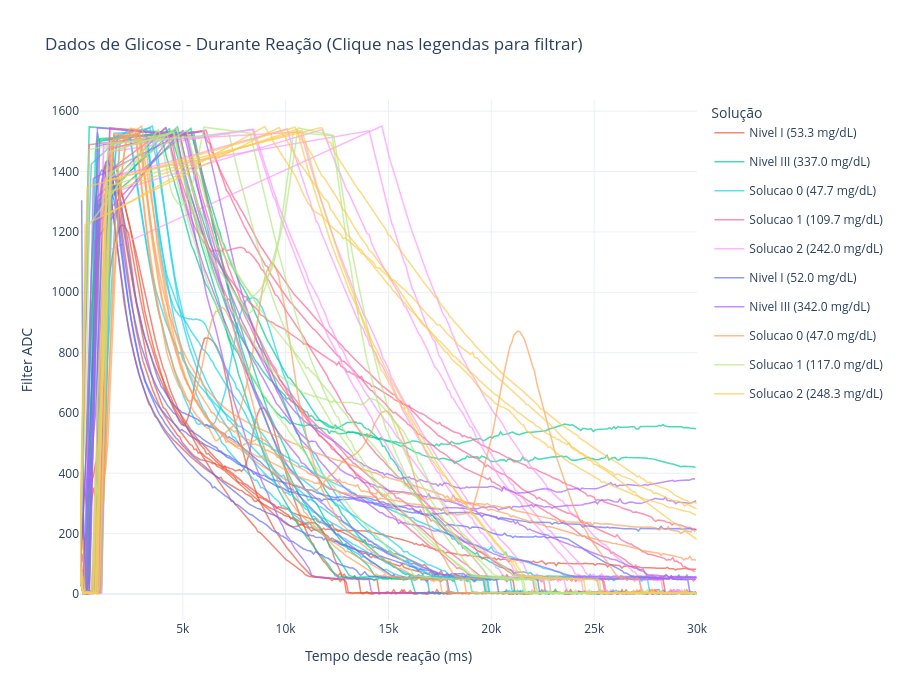

The notebook cell saved with this chart:
### Markdown cell above
#### 9.1. Todas as Soluções

### Code cell
# Filtrar apenas dados durante a reação (time_since_reaction_ms > 0)
df_reacao = df_limpo[df_limpo['time_since_reaction_ms'] > 0].copy()

print(f"Dados originais: {len(df_limpo):,} registros")
print(f"Dados durante reação: {len(df_reacao):,} registros")

# Criar gráfico interativo com cada arquivo sendo uma linha
fig = go.Figure()

# Cores por solução
cores = px.colors.qualitative.Plotly
solucoes_unicas = df_reacao.groupby(['solucao', 'glicose_real_mg_dL']).size().reset_index()[['solucao', 'glicose_real_mg_dL']]
color_map = {}
for idx, row in solucoes_unicas.iterrows():
    color_map[(row['solucao'], row['glicose_real_mg_dL'])] = cores[idx % len(cores)]

# Plotar cada arquivo como uma linha separada
for (lote, solucao, arquivo, glicose), group in df_reacao.groupby(['lote', 'solucao', 'arquivo', 'glicose_real_mg_dL']):
    group_sorted = group.sort_values('time_since_reaction_ms')
    group_sample = group_sorted[::20]  # Amostragem

    cor = color_map.get((solucao, glicose), cores[0])
    nome_legenda = f'{solucao} ({glicose:.1f} mg/dL)'

    fig.add_trace(go.Scatter(
        x=group_sample['time_since_reaction_ms'],
        y=group_sample['filter_adc'],
        mode='lines',
        name=nome_legenda,
        line=dict(color=cor, width=1.5),
        opacity=0.7,
        legendgroup=nome_legenda,
        showlegend=(arquivo == df_reacao[(df_reacao['solucao']==solucao) & (df_reacao['glicose_real_mg_dL']==glicose)]['arquivo'].iloc[0]),
        hovertemplate=f'<b>{solucao}</b> ({glicose:.1f} mg/dL)<br>' +
                      f'Lote: {lote}<br>' +
                      f'Arquivo: {arquivo}<br>' +
                      'Tempo: %{x} ms<br>' +
                      'Filter ADC: %{y}<br>' +
                      '<extra></extra>'
    ))

fig.update_layout(
    title='Dados de Glicose - Durante Reação (Clique nas legendas para filtrar)',
    xaxis_title='Tempo desde reação (ms)',
    yaxis_title='Filter ADC',
    height=700,
    hovermode='closest',
    template='plotly_white',
    legend=dict(
        title="Solução",
        x=1.02,
        xanchor="left",
        y=1,
        yanchor="top",
        orientation="v"
    )
)

fig.show()

### Figure 1 — Plotly figure (JSON) as saved in the notebook; plotly's stock layout.template omitted (floating-point values rounded to 4 significant figures; data arrays with more than 128 entries replaced by an {"elided": "..."} marker saying what was removed)
{"data": [{"hovertemplate": "<b>Nivel I</b> (53.3 mg/dL)<br>Lote: Lote 062506<br>Arquivo: serial_log_25-10-01-14-19-23.csv<br>Tempo: %{x} ms<br>Filter ADC: %{y}<br><extra></extra>", "legendgroup": "Nivel I (53.3 mg/dL)", "line": {"color": "#EF553B", "width": 1.5}, "mode": "lines", "name": "Nivel I (53.3 mg/dL)", "opacity": 0.7, "showlegend": true, "type": "scatter", "x": {"elided": "300 int values"}, "y": {"elided": "300 int values"}}, {"hovertemplate": "<b>Nivel I</b> (53.3 mg/dL)<br>Lote: Lote 062506<br>Arquivo: serial_log_25-10-01-14-20-15.csv<br>Tempo: %{x} ms<br>Filter ADC: %{y}<br><extra></extra>", "legendgroup": "Nivel I (53.3 mg/dL)", "line": {"color": "#EF553B", "width": 1.5}, "mode": "lines", "name": "Nivel I (53.3 mg/dL)", "opacity": 0.7, "showlegend": false, "type": "scatter", "x": {"elided": "300 int values"}, "y": {"elided": "300 int values"}}, {"hovertemplate": "<b>Nivel I</b> (53.3 mg/dL)<br>Lote: Lote 062506<br>Arquivo: serial_log_25-10-01-14-21-09.csv<br>Tempo: %{x} ms<br>Filter ADC: %{y}<br><extra></extra>", "legendgroup": "Nivel I (53.3 mg/dL)", "line": {"color": "#EF553B", "width": 1.5}, "mode": "lines", "name": "Nivel I (53.3 mg/dL)", "opacity": 0.7, "showlegend": false, "type": "scatter", "x": {"elided": "300 int values"}, "y": {"elided": "300 int values"}}, {"hovertemplate": "<b>Nivel I</b> (53.3 mg/dL)<br>Lote: Lote 062506<br>Arquivo: serial_log_25-10-01-14-22-00.csv<br>Tempo: %{x} ms<br>Filter ADC: %{y}<br><extra></extra>", "legendgroup": "Nivel I (53.3 mg/dL)", "line": {"color": "#EF553B", "width": 1.5}, "mode": "lines", "name": "Nivel I (53.3 mg/dL)", "opacity": 0.7, "showlegend": false, "type": "scatter", "x": {"elided": "300 int values"}, "y": {"elided": "300 int values"}}, {"hovertemplate": "<b>Nivel I</b> (53.3 mg/dL)<br>Lote: Lote 062506<br>Arquivo: serial_log_25-10-01-14-23-28.csv<br>Tempo: %{x} ms<br>Filter ADC: %{y}<br><extra></extra>", "legendgroup": "Nivel I (53.3 mg/dL)", "line": {"color": "#EF553B", "width": 1.5}, "mode": "lines", "name": "Nivel I (53.3 mg/dL)", "opacity": 0.7, "showlegend": false, "type": "scatter", "x": {"elided": "300 int values"}, "y": {"elided": "300 int values"}}, {"hovertemplate": "<b>Nivel I</b> (53.3 mg/dL)<br>Lote: Lote 062506<br>Arquivo: serial_log_25-10-01-14-24-33.csv<br>Tempo: %{x} ms<br>Filter ADC: %{y}<br><extra></extra>", "legendgroup": "Nivel I (53.3 mg/dL)", "line": {"color": "#EF553B", "width": 1.5}, "mode": "lines", "name": "Nivel I (53.3 mg/dL)", "opacity": 0.7, "showlegend": false, "type": "scatter", "x": {"elided": "300 int values"}, "y": {"elided": "300 int values"}}, {"hovertemplate": "<b>Nivel I</b> (53.3 mg/dL)<br>Lote: Lote 062506<br>Arquivo: serial_log_25-10-01-14-25-30.csv<br>Tempo: %{x} ms<br>Filter ADC: %{y}<br><extra></extra>", "legendgroup": "Nivel I (53.3 mg/dL)", "line": {"color": "#EF553B", "width": 1.5}, "mode": "lines", "name": "Nivel I (53.3 mg/dL)", "opacity": 0.7, "showlegend": false, "type": "scatter", "x": {"elided": "300 int values"}, "y": {"elided": "300 int values"}}, {"hovertemplate": "<b>Nivel III</b> (337.0 mg/dL)<br>Lote: Lote 062506<br>Arquivo: serial_log_25-10-01-14-28-04.csv<br>Tempo: %{x} ms<br>Filter ADC: %{y}<br><extra></extra>", "legendgroup": "Nivel III (337.0 mg/dL)", "line": {"color": "#00CC96", "width": 1.5}, "mode": "lines", "name": "Nivel III (337.0 mg/dL)", "opacity": 0.7, "showlegend": true, "type": "scatter", "x": {"elided": "265 int values"}, "y": {"elided": "265 int values"}}, {"hovertemplate": "<b>Nivel III</b> (337.0 mg/dL)<br>Lote: Lote 062506<br>Arquivo: serial_log_25-10-01-14-29-10.csv<br>Tempo: %{x} ms<br>Filter ADC: %{y}<br><extra></extra>", "legendgroup": "Nivel III (337.0 mg/dL)", "line": {"color": "#00CC96", "width": 1.5}, "mode": "lines", "name": "Nivel III (337.0 mg/dL)", "opacity": 0.7, "showlegend": false, "type": "scatter", "x": {"elided": "251 int values"}, "y": {"elided": "251 int values"}}, {"hovertemplate": "<b>Nivel III</b> (337.0 mg/dL)<br>Lote: Lote 062506<br>Arquivo: serial_log_25-10-01-14-30-00.csv<br>Tempo: %{x} ms<br>Filter ADC: %{y}<br><extra></extra>", "legendgroup": "Nivel III (337.0 mg/dL)", "line": {"color": "#00CC96", "width": 1.5}, "mode": "lines", "name": "Nivel III (337.0 mg/dL)", "opacity": 0.7, "showlegend": false, "type": "scatter", "x": {"elided": "255 int values"}, "y": {"elided": "255 int values"}}, {"hovertemplate": "<b>Nivel III</b> (337.0 mg/dL)<br>Lote: Lote 062506<br>Arquivo: serial_log_25-10-01-14-30-52.csv<br>Tempo: %{x} ms<br>Filter ADC: %{y}<br><extra></extra>", "legendgroup": "Nivel III (337.0 mg/dL)", "line": {"color": "#00CC96", "width": 1.5}, "mode": "lines", "name": "Nivel III (337.0 mg/dL)", "opacity": 0.7, "showlegend": false, "type": "scatter", "x": {"elided": "262 int values"}, "y": {"elided": "262 int values"}}, {"hovertemplate": "<b>Nivel III</b> (337.0 mg/dL)<br>Lote: Lote 062506<br>Arquivo: serial_log_25-10-01-14-31-48.csv<br>Tempo: %{x} ms<br>Filter ADC: %{y}<br><extra></extra>", "legendgroup": "Nivel III (337.0 mg/dL)", "line": {"color": "#00CC96", "width": 1.5}, "mode": "lines", "name": "Nivel III (337.0 mg/dL)", "opacity": 0.7, "showlegend": false, "type": "scatter", "x": {"elided": "270 int values"}, "y": {"elided": "270 int values"}}, {"hovertemplate": "<b>Nivel III</b> (337.0 mg/dL)<br>Lote: Lote 062506<br>Arquivo: serial_log_25-10-01-14-32-37.csv<br>Tempo: %{x} ms<br>Filter ADC: %{y}<br><extra></extra>", "legendgroup": "Nivel III (337.0 mg/dL)", "line": {"color": "#00CC96", "width": 1.5}, "mode": "lines", "name": "Nivel III (337.0 mg/dL)", "opacity": 0.7, "showlegend": false, "type": "scatter", "x": {"elided": "257 int values"}, "y": {"elided": "257 int values"}}, {"hovertemplate": "<b>Nivel III</b> (337.0 mg/dL)<br>Lote: Lote 062506<br>Arquivo: serial_log_25-10-01-14-33-34.csv<br>Tempo: %{x} ms<br>Filter ADC: %{y}<br><extra></extra>", "legendgroup": "Nivel III (337.0 mg/dL)", "line": {"color": "#00CC96", "width": 1.5}, "mode": "lines", "name": "Nivel III (337.0 mg/dL)", "opacity": 0.7, "showlegend": false, "type": "scatter", "x": {"elided": "266 int values"}, "y": {"elided": "266 int values"}}, {"hovertemplate": "<b>Solucao 0</b> (47.7 mg/dL)<br>Lote: Lote 062506<br>Arquivo: serial_log_25-10-01-14-35-38.csv<br>Tempo: %{x} ms<br>Filter ADC: %{y}<br><extra></extra>", "legendgroup": "Solucao 0 (47.7 mg/dL)", "line": {"color": "#19D3F3", "width": 1.5}, "mode": "lines", "name": "Solucao 0 (47.7 mg/dL)", "opacity": 0.7, "showlegend": true, "type": "scatter", "x": {"elided": "285 int values"}, "y": {"elided": "285 int values"}}, {"hovertemplate": "<b>Solucao 0</b> (47.7 mg/dL)<br>Lote: Lote 062506<br>Arquivo: serial_log_25-10-01-14-36-37.csv<br>Tempo: %{x} ms<br>Filter ADC: %{y}<br><extra></extra>", "legendgroup": "Solucao 0 (47.7 mg/dL)", "line": {"color": "#19D3F3", "width": 1.5}, "mode": "lines", "name": "Solucao 0 (47.7 mg/dL)", "opacity": 0.7, "showlegend": false, "type": "scatter", "x": {"elided": "285 int values"}, "y": {"elided": "285 int values"}}, {"hovertemplate": "<b>Solucao 0</b> (47.7 mg/dL)<br>Lote: Lote 062506<br>Arquivo: serial_log_25-10-01-14-37-29.csv<br>Tempo: %{x} ms<br>Filter ADC: %{y}<br><extra></extra>", "legendgroup": "Solucao 0 (47.7 mg/dL)", "line": {"color": "#19D3F3", "width": 1.5}, "mode": "lines", "name": "Solucao 0 (47.7 mg/dL)", "opacity": 0.7, "showlegend": false, "type": "scatter", "x": {"elided": "294 int values"}, "y": {"elided": "294 int values"}}, {"hovertemplate": "<b>Solucao 0</b> (47.7 mg/dL)<br>Lote: Lote 062506<br>Arquivo: serial_log_25-10-01-14-38-20.csv<br>Tempo: %{x} ms<br>Filter ADC: %{y}<br><extra></extra>", "legendgroup": "Solucao 0 (47.7 mg/dL)", "line": {"color": "#19D3F3", "width": 1.5}, "mode": "lines", "name": "Solucao 0 (47.7 mg/dL)", "opacity": 0.7, "showlegend": false, "type": "scatter", "x": {"elided": "283 int values"}, "y": {"elided": "283 int values"}}, {"hovertemplate": "<b>Solucao 0</b> (47.7 mg/dL)<br>Lote: Lote 062506<br>Arquivo: serial_log_25-10-01-14-39-14.csv<br>Tempo: %{x} ms<br>Filter ADC: %{y}<br><extra></extra>", "legendgroup": "Solucao 0 (47.7 mg/dL)", "line": {"color": "#19D3F3", "width": 1.5}, "mode": "lines", "name": "Solucao 0 (47.7 mg/dL)", "opacity": 0.7, "showlegend": false, "type": "scatter", "x": {"elided": "285 int values"}, "y": {"elided": "285 int values"}}, {"hovertemplate": "<b>Solucao 0</b> (47.7 mg/dL)<br>Lote: Lote 062506<br>Arquivo: serial_log_25-10-01-14-40-07.csv<br>Tempo: %{x} ms<br>Filter ADC: %{y}<br><extra></extra>", "legendgroup": "Solucao 0 (47.7 mg/dL)", "line": {"color": "#19D3F3", "width": 1.5}, "mode": "lines", "name": "Solucao 0 (47.7 mg/dL)", "opacity": 0.7, "showlegend": false, "type": "scatter", "x": {"elided": "283 int values"}, "y": {"elided": "283 int values"}}, {"hovertemplate": "<b>Solucao 0</b> (47.7 mg/dL)<br>Lote: Lote 062506<br>Arquivo: serial_log_25-10-01-14-41-03.csv<br>Tempo: %{x} ms<br>Filter ADC: %{y}<br><extra></extra>", "legendgroup": "Solucao 0 (47.7 mg/dL)", "line": {"color": "#19D3F3", "width": 1.5}, "mode": "lines", "name": "Solucao 0 (47.7 mg/dL)", "opacity": 0.7, "showlegend": false, "type": "scatter", "x": {"elided": "289 int values"}, "y": {"elided": "289 int values"}}, {"hovertemplate": "<b>Solucao 1</b> (109.7 mg/dL)<br>Lote: Lote 062506<br>Arquivo: serial_log_25-10-01-14-42-44.csv<br>Tempo: %{x} ms<br>Filter ADC: %{y}<br><extra></extra>", "legendgroup": "Solucao 1 (109.7 mg/dL)", "line": {"color": "#FF6692", "width": 1.5}, "mode": "lines", "name": "Solucao 1 (109.7 mg/dL)", "opacity": 0.7, "showlegend": true, "type": "scatter", "x": {"elided": "245 int values"}, "y": {"elided": "245 int values"}}, {"hovertemplate": "<b>Solucao 1</b> (109.7 mg/dL)<br>Lote: Lote 062506<br>Arquivo: serial_log_25-10-01-14-43-38.csv<br>Tempo: %{x} ms<br>Filter ADC: %{y}<br><extra></extra>", "legendgroup": "Solucao 1 (109.7 mg/dL)", "line": {"color": "#FF6692", "width": 1.5}, "mode": "lines", "name": "Solucao 1 (109.7 mg/dL)", "opacity": 0.7, "showlegend": false, "type": "scatter", "x": {"elided": "274 int values"}, "y": {"elided": "274 int values"}}, {"hovertemplate": "<b>Solucao 1</b> (109.7 mg/dL)<br>Lote: Lote 062506<br>Arquivo: serial_log_25-10-01-14-44-34.csv<br>Tempo: %{x} ms<br>Filter ADC: %{y}<br><extra></extra>", "legendgroup": "Solucao 1 (109.7 mg/dL)", "line": {"color": "#FF6692", "width": 1.5}, "mode": "lines", "name": "Solucao 1 (109.7 mg/dL)", "opacity": 0.7, "showlegend": false, "type": "scatter", "x": {"elided": "254 int values"}, "y": {"elided": "254 int values"}}, {"hovertemplate": "<b>Solucao 1</b> (109.7 mg/dL)<br>Lote: Lote 062506<br>Arquivo: serial_log_25-10-01-14-45-28.csv<br>Tempo: %{x} ms<br>Filter ADC: %{y}<br><extra></extra>", "legendgroup": "Solucao 1 (109.7 mg/dL)", "line": {"color": "#FF6692", "width": 1.5}, "mode": "lines", "name": "Solucao 1 (109.7 mg/dL)", "opacity": 0.7, "showlegend": false, "type": "scatter", "x": {"elided": "269 int values"}, "y": {"elided": "269 int values"}}, {"hovertemplate": "<b>Solucao 1</b> (109.7 mg/dL)<br>Lote: Lote 062506<br>Arquivo: serial_log_25-10-01-14-46-23.csv<br>Tempo: %{x} ms<br>Filter ADC: %{y}<br><extra></extra>", "legendgroup": "Solucao 1 (109.7 mg/dL)", "line": {"color": "#FF6692", "width": 1.5}, "mode": "lines", "name": "Solucao 1 (109.7 mg/dL)", "opacity": 0.7, "showlegend": false, "type": "scatter", "x": {"elided": "272 int values"}, "y": {"elided": "272 int values"}}, {"hovertemplate": "<b>Solucao 1</b> (109.7 mg/dL)<br>Lote: Lote 062506<br>Arquivo: serial_log_25-10-01-14-47-18.csv<br>Tempo: %{x} ms<br>Filter ADC: %{y}<br><extra></extra>", "legendgroup": "Solucao 1 (109.7 mg/dL)", "line": {"color": "#FF6692", "width": 1.5}, "mode": "lines", "name": "Solucao 1 (109.7 mg/dL)", "opacity": 0.7, "showlegend": false, "type": "scatter", "x": {"elided": "263 int values"}, "y": {"elided": "263 int values"}}, {"hovertemplate": "<b>Solucao 1</b> (109.7 mg/dL)<br>Lote: Lote 062506<br>Arquivo: serial_log_25-10-01-14-48-08.csv<br>Tempo: %{x} ms<br>Filter ADC: %{y}<br><extra></extra>", "legendgroup": "Solucao 1 (109.7 mg/dL)", "line": {"color": "#FF6692", "width": 1.5}, "mode": "lines", "name": "Solucao 1 (109.7 mg/dL)", "opacity": 0.7, "showlegend": false, "type": "scatter", "x": {"elided": "260 int values"}, "y": {"elided": "260 int values"}}, {"hovertemplate": "<b>Solucao 2</b> (242.0 mg/dL)<br>Lote: Lote 062506<br>Arquivo: serial_log_25-10-01-14-50-46.csv<br>Tempo: %{x} ms<br>Filter ADC: %{y}<br><extra></extra>", "legendgroup": "Solucao 2 (242.0 mg/dL)", "line": {"color": "#FF97FF", "width": 1.5}, "mode": "lines", "name": "Solucao 2 (242.0 mg/dL)", "opacity": 0.7, "showlegend": true, "type": "scatter", "x": {"elided": "165 int values"}, "y": {"elided": "165 int values"}}, {"hovertemplate": "<b>Solucao 2</b> (242.0 mg/dL)<br>Lote: Lote 062506<br>Arquivo: serial_log_25-10-01-14-51-41.csv<br>Tempo: %{x} ms<br>Filter ADC: %{y}<br><extra></extra>", "legendgroup": "Solucao 2 (242.0 mg/dL)", "line": {"color": "#FF97FF", "width": 1.5}, "mode": "lines", "name": "Solucao 2 (242.0 mg/dL)", "opacity": 0.7, "showlegend": false, "type": "scatter", "x": {"elided": "212 int values"}, "y": {"elided": "212 int values"}}, {"hovertemplate": "<b>Solucao 2</b> (242.0 mg/dL)<br>Lote: Lote 062506<br>Arquivo: serial_log_25-10-01-14-52-29.csv<br>Tempo: %{x} ms<br>Filter ADC: %{y}<br><extra></extra>", "legendgroup": "Solucao 2 (242.0 mg/dL)", "line": {"color": "#FF97FF", "width": 1.5}, "mode": "lines", "name": "Solucao 2 (242.0 mg/dL)", "opacity": 0.7, "showlegend": false, "type": "scatter", "x": {"elided": "231 int values"}, "y": {"elided": "231 int values"}}, {"hovertemplate": "<b>Solucao 2</b> (242.0 mg/dL)<br>Lote: Lote 062506<br>Arquivo: serial_log_25-10-01-14-53-21.csv<br>Tempo: %{x} ms<br>Filter ADC: %{y}<br><extra></extra>", "legendgroup": "Solucao 2 (242.0 mg/dL)", "line": {"color": "#FF97FF", "width": 1.5}, "mode": "lines", "name": "Solucao 2 (242.0 mg/dL)", "opacity": 0.7, "showlegend": false, "type": "scatter", "x": {"elided": "228 int values"}, "y": {"elided": "228 int values"}}, {"hovertemplate": "<b>Solucao 2</b> (242.0 mg/dL)<br>Lote: Lote 062506<br>Arquivo: serial_log_25-10-01-14-54-13.csv<br>Tempo: %{x} ms<br>Filter ADC: %{y}<br><extra></extra>", "legendgroup": "Solucao 2 (242.0 mg/dL)", "line": {"color": "#FF97FF", "width": 1.5}, "mode": "lines", "name": "Solucao 2 (242.0 mg/dL)", "opacity": 0.7, "showlegend": false, "type": "scatter", "x": {"elided": "205 int values"}, "y": {"elided": "205 int values"}}, {"hovertemplate": "<b>Solucao 2</b> (242.0 mg/dL)<br>Lote: Lote 062506<br>Arquivo: serial_log_25-10-01-14-55-06.csv<br>Tempo: %{x} ms<br>Filter ADC: %{y}<br><extra></extra>", "legendgroup": "Solucao 2 (242.0 mg/dL)", "line": {"color": "#FF97FF", "width": 1.5}, "mode": "lines", "name": "Solucao 2 (242.0 mg/dL)", "opacity": 0.7, "showlegend": false, "type": "scatter", "x": {"elided": "196 int values"}, "y": {"elided": "196 int values"}}, {"hovertemplate": "<b>Solucao 2</b> (242.0 mg/dL)<br>Lote: Lote 062506<br>Arquivo: serial_log_25-10-01-14-56-05.csv<br>Tempo: %{x} ms<br>Filter ADC: %{y}<br><extra></extra>", "legendgroup": "Solucao 2 (242.0 mg/dL)", "line": {"color": "#FF97FF", "width": 1.5}, "mode": "lines", "name": "Solucao 2 (242.0 mg/dL)", "opacity": 0.7, "showlegend": false, "type": "scatter", "x": {"elided": "173 int values"}, "y": {"elided": "173 int values"}}, {"hovertemplate": "<b>Nivel I</b> (52.0 mg/dL)<br>Lote: Lote 072501<br>Arquivo: serial_log_25-10-01-13-42-15.csv<br>Tempo: %{x} ms<br>Filter ADC: %{y}<br><extra></extra>", "legendgroup": "Nivel I (52.0 mg/dL)", "line": {"color": "#636EFA", "width": 1.5}, "mode": "lines", "name": "Nivel I (52.0 mg/dL)", "opacity": 0.7, "showlegend": true, "type": "scatter", "x": {"elided": "300 int values"}, "y": {"elided": "300 int values"}}, {"hovertemplate": "<b>Nivel I</b> (52.0 mg/dL)<br>Lote: Lote 072501<br>Arquivo: serial_log_25-10-01-13-43-42.csv<br>Tempo: %{x} ms<br>Filter ADC: %{y}<br><extra></extra>", "legendgroup": "Nivel I (52.0 mg/dL)", "line": {"color": "#636EFA", "width": 1.5}, "mode": "lines", "name": "Nivel I (52.0 mg/dL)", "opacity": 0.7, "showlegend": false, "type": "scatter", "x": [86, 198, 298, 398, 498, 598], "y": [1305, 11, 11, 11, 9, 9]}, {"hovertemplate": "<b>Nivel I</b> (52.0 mg/dL)<br>Lote: Lote 072501<br>Arquivo: serial_log_25-10-01-13-45-05.csv<br>Tempo: %{x} ms<br>Filter ADC: %{y}<br><extra></extra>", "legendgroup": "Nivel I (52.0 mg/dL)", "line": {"color": "#636EFA", "width": 1.5}, "mode": "lines", "name": "Nivel I (52.0 mg/dL)", "opacity": 0.7, "showlegend": false, "type": "scatter", "x": {"elided": "300 int values"}, "y": {"elided": "300 int values"}}, {"hovertemplate": "<b>Nivel I</b> (52.0 mg/dL)<br>Lote: Lote 072501<br>Arquivo: serial_log_25-10-01-13-46-18.csv<br>Tempo: %{x} ms<br>Filter ADC: %{y}<br><extra></extra>", "legendgroup": "Nivel I (52.0 mg/dL)", "line": {"color": "#636EFA", "width": 1.5}, "mode": "lines", "name": "Nivel I (52.0 mg/dL)", "opacity": 0.7, "showlegend": false, "type": "scatter", "x": {"elided": "300 int values"}, "y": {"elided": "300 int values"}}, {"hovertemplate": "<b>Nivel I</b> (52.0 mg/dL)<br>Lote: Lote 072501<br>Arquivo: serial_log_25-10-01-13-48-01.csv<br>Tempo: %{x} ms<br>Filter ADC: %{y}<br><extra></extra>", "legendgroup": "Nivel I (52.0 mg/dL)", "line": {"color": "#636EFA", "width": 1.5}, "mode": "lines", "name": "Nivel I (52.0 mg/dL)", "opacity": 0.7, "showlegend": false, "type": "scatter", "x": {"elided": "300 int values"}, "y": {"elided": "300 int values"}}, {"hovertemplate": "<b>Nivel I</b> (52.0 mg/dL)<br>Lote: Lote 072501<br>Arquivo: serial_log_25-10-01-13-49-03.csv<br>Tempo: %{x} ms<br>Filter ADC: %{y}<br><extra></extra>", "legendgroup": "Nivel I (52.0 mg/dL)", "line": {"color": "#636EFA", "width": 1.5}, "mode": "lines", "name": "Nivel I (52.0 mg/dL)", "opacity": 0.7, "showlegend": false, "type": "scatter", "x": {"elided": "300 int values"}, "y": {"elided": "300 int values"}}, {"hovertemplate": "<b>Nivel III</b> (342.0 mg/dL)<br>Lote: Lote 072501<br>Arquivo: serial_log_25-10-01-13-51-30.csv<br>Tempo: %{x} ms<br>Filter ADC: %{y}<br><extra></extra>", "legendgroup": "Nivel III (342.0 mg/dL)", "line": {"color": "#AB63FA", "width": 1.5}, "mode": "lines", "name": "Nivel III (342.0 mg/dL)", "opacity": 0.7, "showlegend": true, "type": "scatter", "x": {"elided": "251 int values"}, "y": {"elided": "251 int values"}}, {"hovertemplate": "<b>Nivel III</b> (342.0 mg/dL)<br>Lote: Lote 072501<br>Arquivo: serial_log_25-10-01-13-52-29.csv<br>Tempo: %{x} ms<br>Filter ADC: %{y}<br><extra></extra>", "legendgroup": "Nivel III (342.0 mg/dL)", "line": {"color": "#AB63FA", "width": 1.5}, "mode": "lines", "name": "Nivel III (342.0 mg/dL)", "opacity": 0.7, "showlegend": false, "type": "scatter", "x": {"elided": "256 int values"}, "y": {"elided": "256 int values"}}, {"hovertemplate": "<b>Nivel III</b> (342.0 mg/dL)<br>Lote: Lote 072501<br>Arquivo: serial_log_25-10-01-13-53-23.csv<br>Tempo: %{x} ms<br>Filter ADC: %{y}<br><extra></extra>", "legendgroup": "Nivel III (342.0 mg/dL)", "line": {"color": "#AB63FA", "width": 1.5}, "mode": "lines", "name": "Nivel III (342.0 mg/dL)", "opacity": 0.7, "showlegend": false, "type": "scatter", "x": {"elided": "268 int values"}, "y": {"elided": "268 int values"}}, {"hovertemplate": "<b>Nivel III</b> (342.0 mg/dL)<br>Lote: Lote 072501<br>Arquivo: serial_log_25-10-01-13-54-23.csv<br>Tempo: %{x} ms<br>Filter ADC: %{y}<br><extra></extra>", "legendgroup": "Nivel III (342.0 mg/dL)", "line": {"color": "#AB63FA", "width": 1.5}, "mode": "lines", "name": "Nivel III (342.0 mg/dL)", "opacity": 0.7, "showlegend": false, "type": "scatter", "x": {"elided": "262 int values"}, "y": {"elided": "262 int values"}}, {"hovertemplate": "<b>Nivel III</b> (342.0 mg/dL)<br>Lote: Lote 072501<br>Arquivo: serial_log_25-10-01-13-55-47.csv<br>Tempo: %{x} ms<br>Filter ADC: %{y}<br><extra></extra>", "legendgroup": "Nivel III (342.0 mg/dL)", "line": {"color": "#AB63FA", "width": 1.5}, "mode": "lines", "name": "Nivel III (342.0 mg/dL)", "opacity": 0.7, "showlegend": false, "type": "scatter", "x": {"elided": "259 int values"}, "y": {"elided": "259 int values"}}, {"hovertemplate": "<b>Nivel III</b> (342.0 mg/dL)<br>Lote: Lote 072501<br>Arquivo: serial_log_25-10-01-13-56-41.csv<br>Tempo: %{x} ms<br>Filter ADC: %{y}<br><extra></extra>", "legendgroup": "Nivel III (342.0 mg/dL)", "line": {"color": "#AB63FA", "width": 1.5}, "mode": "lines", "name": "Nivel III (342.0 mg/dL)", "opacity": 0.7, "showlegend": false, "type": "scatter", "x": {"elided": "263 int values"}, "y": {"elided": "263 int values"}}, {"hovertemplate": "<b>Solucao 0</b> (47.0 mg/dL)<br>Lote: Lote 072501<br>Arquivo: serial_log_25-10-01-13-58-58.csv<br>Tempo: %{x} ms<br>Filter ADC: %{y}<br><extra></extra>", "legendgroup": "Solucao 0 (47.0 mg/dL)", "line": {"color": "#FFA15A", "width": 1.5}, "mode": "lines", "name": "Solucao 0 (47.0 mg/dL)", "opacity": 0.7, "showlegend": true, "type": "scatter", "x": {"elided": "290 int values"}, "y": {"elided": "290 int values"}}, {"hovertemplate": "<b>Solucao 0</b> (47.0 mg/dL)<br>Lote: Lote 072501<br>Arquivo: serial_log_25-10-01-13-59-55.csv<br>Tempo: %{x} ms<br>Filter ADC: %{y}<br><extra></extra>", "legendgroup": "Solucao 0 (47.0 mg/dL)", "line": {"color": "#FFA15A", "width": 1.5}, "mode": "lines", "name": "Solucao 0 (47.0 mg/dL)", "opacity": 0.7, "showlegend": false, "type": "scatter", "x": {"elided": "294 int values"}, "y": {"elided": "294 int values"}}, {"hovertemplate": "<b>Solucao 0</b> (47.0 mg/dL)<br>Lote: Lote 072501<br>Arquivo: serial_log_25-10-01-14-00-50.csv<br>Tempo: %{x} ms<br>Filter ADC: %{y}<br><extra></extra>", "legendgroup": "Solucao 0 (47.0 mg/dL)", "line": {"color": "#FFA15A", "width": 1.5}, "mode": "lines", "name": "Solucao 0 (47.0 mg/dL)", "opacity": 0.7, "showlegend": false, "type": "scatter", "x": {"elided": "289 int values"}, "y": {"elided": "289 int values"}}, {"hovertemplate": "<b>Solucao 0</b> (47.0 mg/dL)<br>Lote: Lote 072501<br>Arquivo: serial_log_25-10-01-14-01-44.csv<br>Tempo: %{x} ms<br>Filter ADC: %{y}<br><extra></extra>", "legendgroup": "Solucao 0 (47.0 mg/dL)", "line": {"color": "#FFA15A", "width": 1.5}, "mode": "lines", "name": "Solucao 0 (47.0 mg/dL)", "opacity": 0.7, "showlegend": false, "type": "scatter", "x": {"elided": "290 int values"}, "y": {"elided": "290 int values"}}, {"hovertemplate": "<b>Solucao 0</b> (47.0 mg/dL)<br>Lote: Lote 072501<br>Arquivo: serial_log_25-10-01-14-02-37.csv<br>Tempo: %{x} ms<br>Filter ADC: %{y}<br><extra></extra>", "legendgroup": "Solucao 0 (47.0 mg/dL)", "line": {"color": "#FFA15A", "width": 1.5}, "mode": "lines", "name": "Solucao 0 (47.0 mg/dL)", "opacity": 0.7, "showlegend": false, "type": "scatter", "x": {"elided": "287 int values"}, "y": {"elided": "287 int values"}}, {"hovertemplate": "<b>Solucao 0</b> (47.0 mg/dL)<br>Lote: Lote 072501<br>Arquivo: serial_log_25-10-01-14-03-28.csv<br>Tempo: %{x} ms<br>Filter ADC: %{y}<br><extra></extra>", "legendgroup": "Solucao 0 (47.0 mg/dL)", "line": {"color": "#FFA15A", "width": 1.5}, "mode": "lines", "name": "Solucao 0 (47.0 mg/dL)", "opacity": 0.7, "showlegend": false, "type": "scatter", "x": {"elided": "292 int values"}, "y": {"elided": "292 int values"}}, {"hovertemplate": "<b>Solucao 0</b> (47.0 mg/dL)<br>Lote: Lote 072501<br>Arquivo: serial_log_25-10-01-14-04-22.csv<br>Tempo: %{x} ms<br>Filter ADC: %{y}<br><extra></extra>", "legendgroup": "Solucao 0 (47.0 mg/dL)", "line": {"color": "#FFA15A", "width": 1.5}, "mode": "lines", "name": "Solucao 0 (47.0 mg/dL)", "opacity": 0.7, "showlegend": false, "type": "scatter", "x": {"elided": "297 int values"}, "y": {"elided": "297 int values"}}, {"hovertemplate": "<b>Solucao 1</b> (117.0 mg/dL)<br>Lote: Lote 072501<br>Arquivo: serial_log_25-10-01-14-05-36.csv<br>Tempo: %{x} ms<br>Filter ADC: %{y}<br><extra></extra>", "legendgroup": "Solucao 1 (117.0 mg/dL)", "line": {"color": "#B6E880", "width": 1.5}, "mode": "lines", "name": "Solucao 1 (117.0 mg/dL)", "opacity": 0.7, "showlegend": true, "type": "scatter", "x": {"elided": "253 int values"}, "y": {"elided": "253 int values"}}, {"hovertemplate": "<b>Solucao 1</b> (117.0 mg/dL)<br>Lote: Lote 072501<br>Arquivo: serial_log_25-10-01-14-06-59.csv<br>Tempo: %{x} ms<br>Filter ADC: %{y}<br><extra></extra>", "legendgroup": "Solucao 1 (117.0 mg/dL)", "line": {"color": "#B6E880", "width": 1.5}, "mode": "lines", "name": "Solucao 1 (117.0 mg/dL)", "opacity": 0.7, "showlegend": false, "type": "scatter", "x": {"elided": "252 int values"}, "y": {"elided": "252 int values"}}, {"hovertemplate": "<b>Solucao 1</b> (117.0 mg/dL)<br>Lote: Lote 072501<br>Arquivo: serial_log_25-10-01-14-08-05.csv<br>Tempo: %{x} ms<br>Filter ADC: %{y}<br><extra></extra>", "legendgroup": "Solucao 1 (117.0 mg/dL)", "line": {"color": "#B6E880", "width": 1.5}, "mode": "lines", "name": "Solucao 1 (117.0 mg/dL)", "opacity": 0.7, "showlegend": false, "type": "scatter", "x": {"elided": "264 int values"}, "y": {"elided": "264 int values"}}, {"hovertemplate": "<b>Solucao 1</b> (117.0 mg/dL)<br>Lote: Lote 072501<br>Arquivo: serial_log_25-10-01-14-09-01.csv<br>Tempo: %{x} ms<br>Filter ADC: %{y}<br><extra></extra>", "legendgroup": "Solucao 1 (117.0 mg/dL)", "line": {"color": "#B6E880", "width": 1.5}, "mode": "lines", "name": "Solucao 1 (117.0 mg/dL)", "opacity": 0.7, "showlegend": false, "type": "scatter", "x": {"elided": "269 int values"}, "y": {"elided": "269 int values"}}, {"hovertemplate": "<b>Solucao 1</b> (117.0 mg/dL)<br>Lote: Lote 072501<br>Arquivo: serial_log_25-10-01-14-09-54.csv<br>Tempo: %{x} ms<br>Filter ADC: %{y}<br><extra></extra>", "legendgroup": "Solucao 1 (117.0 mg/dL)", "line": {"color": "#B6E880", "width": 1.5}, "mode": "lines", "name": "Solucao 1 (117.0 mg/dL)", "opacity": 0.7, "showlegend": false, "type": "scatter", "x": {"elided": "242 int values"}, "y": {"elided": "242 int values"}}, {"hovertemplate": "<b>Solucao 1</b> (117.0 mg/dL)<br>Lote: Lote 072501<br>Arquivo: serial_log_25-10-01-14-10-43.csv<br>Tempo: %{x} ms<br>Filter ADC: %{y}<br><extra></extra>", "legendgroup": "Solucao 1 (117.0 mg/dL)", "line": {"color": "#B6E880", "width": 1.5}, "mode": "lines", "name": "Solucao 1 (117.0 mg/dL)", "opacity": 0.7, "showlegend": false, "type": "scatter", "x": {"elided": "263 int values"}, "y": {"elided": "263 int values"}}, {"hovertemplate": "<b>Solucao 1</b> (117.0 mg/dL)<br>Lote: Lote 072501<br>Arquivo: serial_log_25-10-01-14-11-35.csv<br>Tempo: %{x} ms<br>Filter ADC: %{y}<br><extra></extra>", "legendgroup": "Solucao 1 (117.0 mg/dL)", "line": {"color": "#B6E880", "width": 1.5}, "mode": "lines", "name": "Solucao 1 (117.0 mg/dL)", "opacity": 0.7, "showlegend": false, "type": "scatter", "x": {"elided": "246 int values"}, "y": {"elided": "246 int values"}}, {"hovertemplate": "<b>Solucao 2</b> (248.3 mg/dL)<br>Lote: Lote 072501<br>Arquivo: serial_log_25-10-01-14-12-52.csv<br>Tempo: %{x} ms<br>Filter ADC: %{y}<br><extra></extra>", "legendgroup": "Solucao 2 (248.3 mg/dL)", "line": {"color": "#FECB52", "width": 1.5}, "mode": "lines", "name": "Solucao 2 (248.3 mg/dL)", "opacity": 0.7, "showlegend": true, "type": "scatter", "x": {"elided": "208 int values"}, "y": {"elided": "208 int values"}}, {"hovertemplate": "<b>Solucao 2</b> (248.3 mg/dL)<br>Lote: Lote 072501<br>Arquivo: serial_log_25-10-01-14-13-55.csv<br>Tempo: %{x} ms<br>Filter ADC: %{y}<br><extra></extra>", "legendgroup": "Solucao 2 (248.3 mg/dL)", "line": {"color": "#FECB52", "width": 1.5}, "mode": "lines", "name": "Solucao 2 (248.3 mg/dL)", "opacity": 0.7, "showlegend": false, "type": "scatter", "x": {"elided": "205 int values"}, "y": {"elided": "205 int values"}}, {"hovertemplate": "<b>Solucao 2</b> (248.3 mg/dL)<br>Lote: Lote 072501<br>Arquivo: serial_log_25-10-01-14-14-50.csv<br>Tempo: %{x} ms<br>Filter ADC: %{y}<br><extra></extra>", "legendgroup": "Solucao 2 (248.3 mg/dL)", "line": {"color": "#FECB52", "width": 1.5}, "mode": "lines", "name": "Solucao 2 (248.3 mg/dL)", "opacity": 0.7, "showlegend": false, "type": "scatter", "x": {"elided": "207 int values"}, "y": {"elided": "207 int values"}}, {"hovertemplate": "<b>Solucao 2</b> (248.3 mg/dL)<br>Lote: Lote 072501<br>Arquivo: serial_log_25-10-01-14-15-41.csv<br>Tempo: %{x} ms<br>Filter ADC: %{y}<br><extra></extra>", "legendgroup": "Solucao 2 (248.3 mg/dL)", "line": {"color": "#FECB52", "width": 1.5}, "mode": "lines", "name": "Solucao 2 (248.3 mg/dL)", "opacity": 0.7, "showlegend": false, "type": "scatter", "x": {"elided": "197 int values"}, "y": {"elided": "197 int values"}}, {"hovertemplate": "<b>Solucao 2</b> (248.3 mg/dL)<br>Lote: Lote 072501<br>Arquivo: serial_log_25-10-01-14-16-37.csv<br>Tempo: %{x} ms<br>Filter ADC: %{y}<br><extra></extra>", "legendgroup": "Solucao 2 (248.3 mg/dL)", "line": {"color": "#FECB52", "width": 1.5}, "mode": "lines", "name": "Solucao 2 (248.3 mg/dL)", "opacity": 0.7, "showlegend": false, "type": "scatter", "x": {"elided": "200 int values"}, "y": {"elided": "200 int values"}}, {"hovertemplate": "<b>Solucao 2</b> (248.3 mg/dL)<br>Lote: Lote 072501<br>Arquivo: serial_log_25-10-01-14-17-31.csv<br>Tempo: %{x} ms<br>Filter ADC: %{y}<br><extra></extra>", "legendgroup": "Solucao 2 (248.3 mg/dL)", "line": {"color": "#FECB52", "width": 1.5}, "mode": "lines", "name": "Solucao 2 (248.3 mg/dL)", "opacity": 0.7, "showlegend": false, "type": "scatter", "x": {"elided": "224 int values"}, "y": {"elided": "224 int values"}}], "layout": {"height": 700, "hovermode": "closest", "legend": {"orientation": "v", "title": {"text": "Solução"}, "x": 1.02, "xanchor": "left", "y": 1, "yanchor": "top"}, "title": {"text": "Dados de Glicose - Durante Reação (Clique nas legendas para filtrar)"}, "xaxis": {"title": {"text": "Tempo desde reação (ms)"}}, "yaxis": {"title": {"text": "Filter ADC"}}}}
